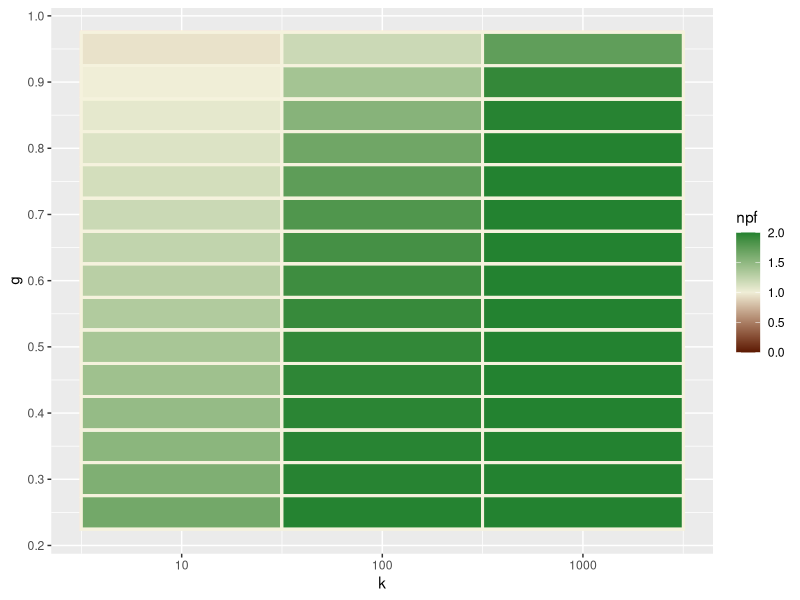
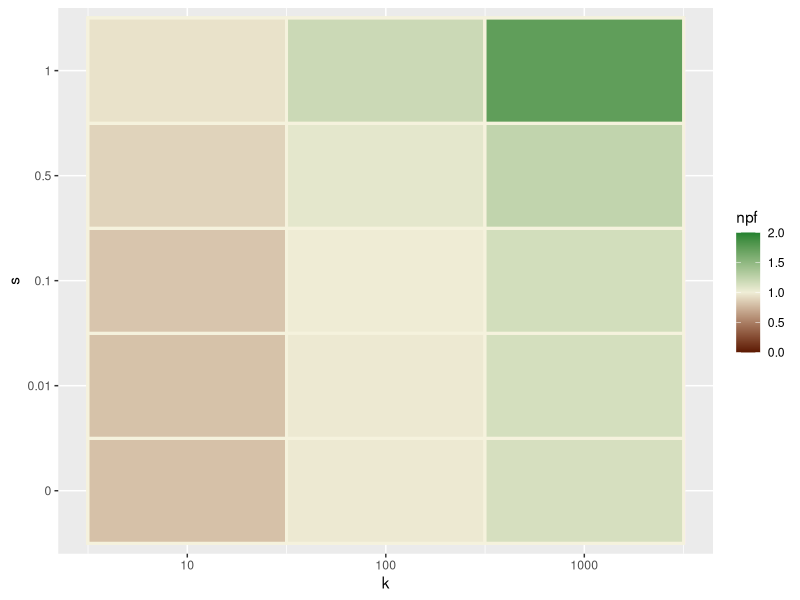
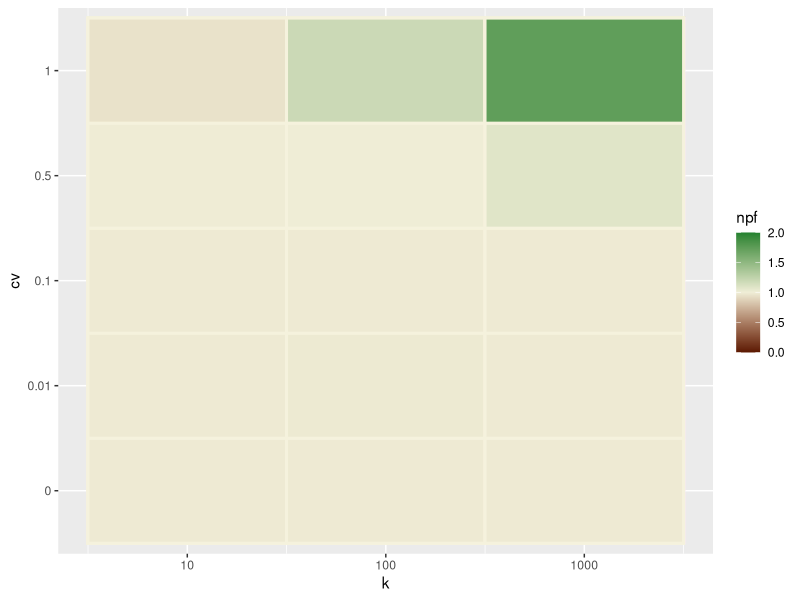
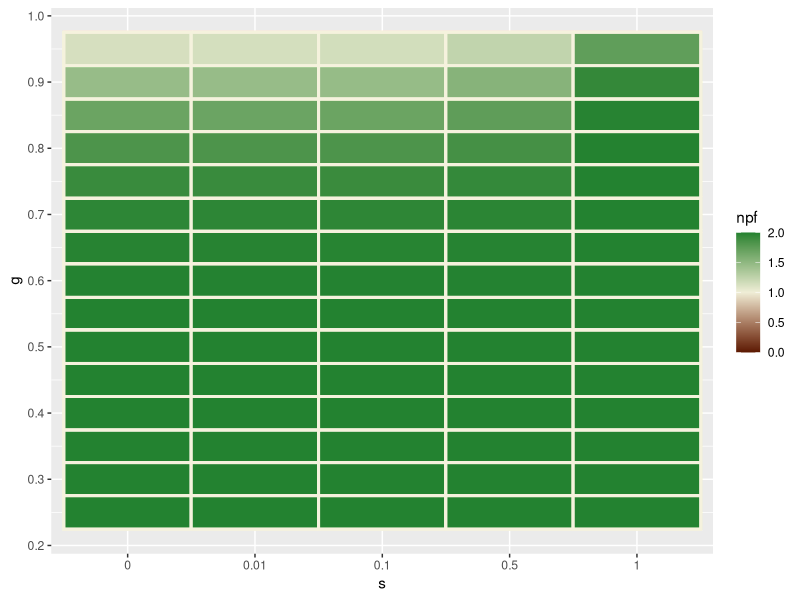
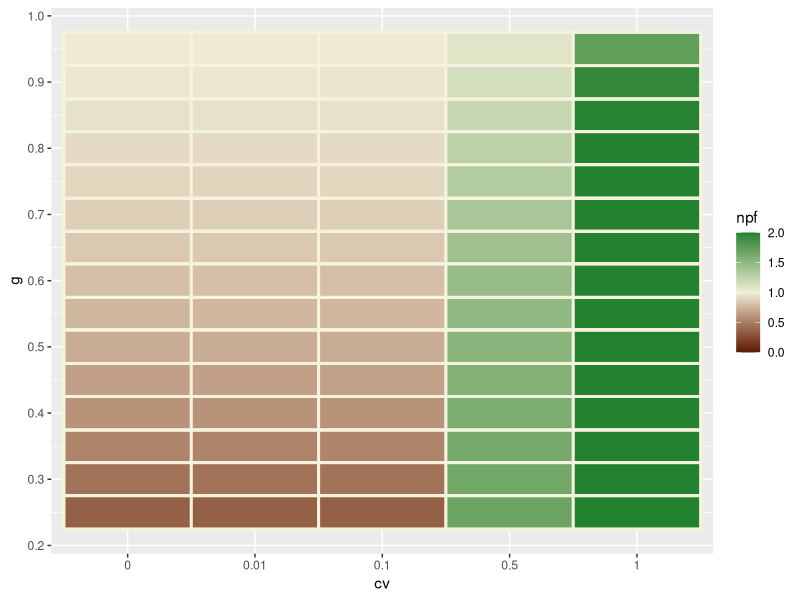
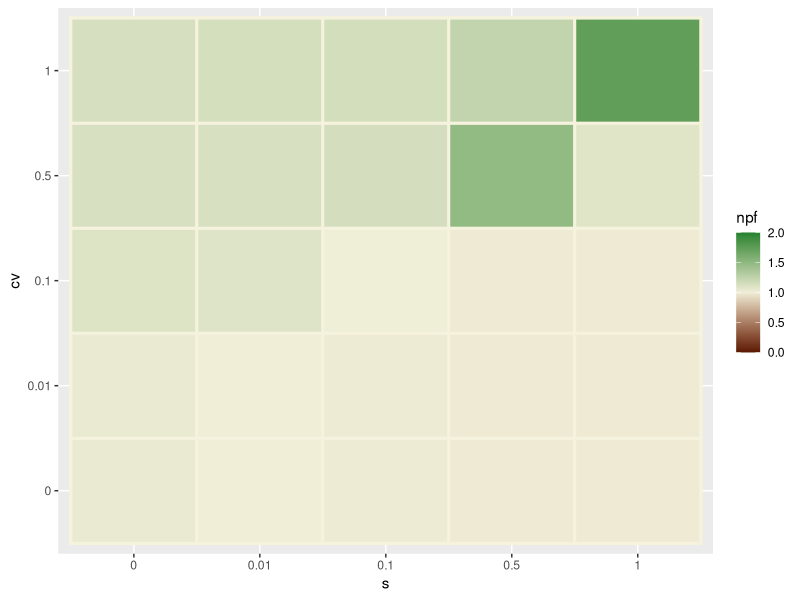

Recreate these plots in R, in order.
library(tidyverse)

dt <- read.csv("results copy/final_results.csv")
View(dt)

kg <- dt %>% select(k, g, npf)
kgheat <- ggplot(kg, aes(x = k, y = g, label = npf, fill = npf)) + 
  geom_tile(color = "#F5F2DD", size = 1) +
  scale_fill_gradient2(low = "#5d1900",
                       mid = "#f0eed7",
                       high = "#238230",
                       name = "npf",
                       midpoint = 1.0,
                       limits = c(0,2)) +
  scale_x_log10() +
  scale_y_continuous(breaks = c(0.2, 0.3, 0.4, 0.5, 0.6, 0.7, 0.8, 0.9, 1.0))
kgheat

ks <- dt %>% select(k, s, npf)
ks$s <- as.factor(ks$s)
ksheat <- ggplot(ks, aes(x = k, y = s, label = npf, fill = npf)) + 
  geom_tile(color = "#F5F2DD", size = 1) +
  scale_fill_gradient2(low = "#5d1900",
                       mid = "#f0eed7",
                       high = "#238230",
                       name = "npf",
                       midpoint = 1.0,
                       limits = c(0,2)) +
  scale_x_log10()
ksheat

kcv <- dt %>% select(k, cv, npf)
kcv$cv <- as.factor(kcv$cv)
kcvheat <- ggplot(kcv, aes(x = k, y = cv, label = npf, fill = npf)) + 
  geom_tile(color = "#F5F2DD", size = 1) +
  scale_fill_gradient2(low = "#5d1900",
                       mid = "#f0eed7",
                       high = "#238230",
                       name = "npf",
                       midpoint = 1.0,
                       limits = c(0,2)) +
  scale_x_log10()
kcvheat

sg <- dt %>% select(g, s, npf)
sg$s <- as.factor(sg$s)
sgheat <- ggplot(sg, aes(x = s, y = g, label = npf, fill = npf)) + 
  geom_tile(color = "#F5F2DD", size = 1) +
  scale_fill_gradient2(low = "#5d1900",
                       mid = "#f0eed7",
                       high = "#238230",
                       name = "npf",
                       midpoint = 1.0,
                       limits = c(0,2)) +
  scale_y_continuous(breaks = c(0.2, 0.3, 0.4, 0.5, 0.6, 0.7, 0.8, 0.9, 1.0))
sgheat

cvg <- dt %>% select(g, cv, npf)
cvg$cv <- as.factor(cvg$cv)
cvgheat <- ggplot(cvg, aes(x = cv, y = g, label = npf, fill = npf)) + 
  geom_tile(color = "#F5F2DD", size = 1) +
  scale_fill_gradient2(low = "#5d1900",
                       mid = "#f0eed7",
                       high = "#238230",
                       name = "npf",
                       midpoint = 1.0,
                       limits = c(0,2)) +
  scale_y_continuous(breaks = c(0.2, 0.3, 0.4, 0.5, 0.6, 0.7, 0.8, 0.9, 1.0))
cvgheat

scv <- dt %>% select(s, cv, npf)
scv$s <- as.factor(scv$s)
scv$cv <- as.factor(scv$cv)
scvheat <- ggplot(scv, aes(s, cv, fill= npf)) +
  geom_tile(color = "#F5F2DD", size = 1) +
  scale_fill_gradient2(low = "#5d1900",
                       mid = "#f0eed7",
                       high = "#238230",
                       name = "npf",
                       midpoint = 1.0,
                       limits = c(0,2))
scvheat

